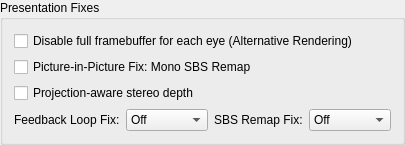
    <widget class="QGroupBox" name="stereoPresentationGroup">
     <property name="title">
      <string>Presentation Fixes</string>
     </property>
     <layout class="QGridLayout" name="stereoPresentationGroupLayout" columnstretch="0,1,0,1">
      <item row="0" column="0" colspan="4">
       <widget class="QCheckBox" name="stereoDisableCorrectSbsFramebufferSize">
        <property name="text">
         <string>Disable full framebuffer for each eye (Alternative Rendering)</string>
        </property>
       </widget>
      </item>
      <item row="1" column="0" colspan="4">
       <widget class="QCheckBox" name="stereoSbsRemapMono">
        <property name="text">
         <string>Picture-in-Picture Fix: Mono SBS Remap</string>
        </property>
       </widget>
      </item>
      <item row="2" column="0" colspan="4">
       <widget class="QCheckBox" name="stereoProjectionDepth">
        <property name="text">
         <string>Projection-aware stereo depth</string>
        </property>
       </widget>
      </item>
      <item row="3" column="0">
       <widget class="QLabel" name="stereoFeedbackLoopFixLabel">
        <property name="text">
         <string>Feedback Loop Fix:</string>
        </property>
        <property name="buddy">
         <cstring>stereoFeedbackLoopFix</cstring>
        </property>
       </widget>
      </item>
      <item row="3" column="1">
       <widget class="QComboBox" name="stereoFeedbackLoopFix">
        <item>
         <property name="text">
          <string>Off</string>
         </property>
        </item>
        <item>
         <property name="text">
          <string>Safe</string>
         </property>
        </item>
        <item>
         <property name="text">
          <string>Moderate</string>
         </property>
        </item>
        <item>
         <property name="text">
          <string>Full</string>
         </property>
        </item>
       </widget>
      </item>
      <item row="3" column="2">
       <widget class="QLabel" name="stereoSbsRemapFixLabel">
        <property name="text">
         <string>SBS Remap Fix:</string>
        </property>
        <property name="buddy">
         <cstring>stereoSbsRemapFix</cstring>
        </property>
       </widget>
      </item>
      <item row="3" column="3">
       <widget class="QComboBox" name="stereoSbsRemapFix">
        <item>
         <property name="text">
          <string>Off</string>
         </property>
        </item>
        <item>
         <property name="text">
          <string>Safe</string>
         </property>
        </item>
        <item>
         <property name="text">
          <string>Moderate</string>
         </property>
        </item>
        <item>
         <property name="text">
          <string>Full</string>
         </property>
        </item>
       </widget>
      </item>
     </layout>
    </widget>
